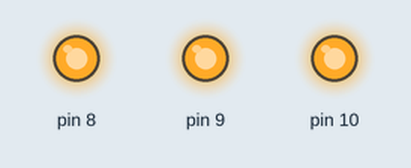
The sketch below on a simulated Arduino Uno, built with avr-gcc and run on an emulated ATmega328P. Shown: output pins drawn as LEDs (lit = HIGH).

Above: at 0.5 s.
At 3.5 s:
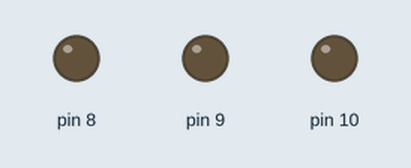
Timing chart, 0 to 4.6 s (numbered marks = the images above):
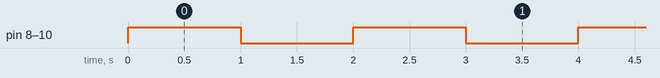

Measured:
- by itself, pin 8–10: alternates HIGH for 1.0 s and LOW for 1.0 s

The sketch:

Practica3.ino
```cpp
// tipo nombre = valor;
// tipos (int,float,char,string)
// no caracter especial(45) números
// si minúsculas, todo pegado

int tiempo= 1000;


void setup()
{
  pinMode(8,OUTPUT);
  pinMode(9,OUTPUT);
  pinMode(10,OUTPUT);
  //comportamiento de los pines con pinmode();
}

void loop()
{
  EncenderTodos1();
  delay(tiempo);
  ApagarTodos();
  delay(tiempo);

}
// void nombre () ()
void EncenderTodos1(){
digitalWrite(8,HIGH);
digitalWrite(9,HIGH);
digitalWrite(10,HIGH);

}

void ApagarTodos(){
digitalWrite(8,LOW);
digitalWrite(9,LOW);
digitalWrite(10,LOW);

}
  
```
